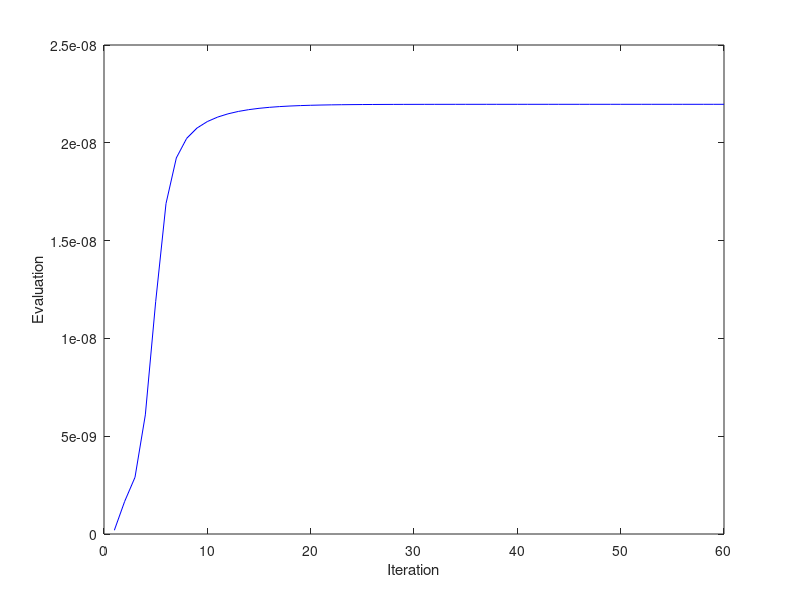

This figure's MATLAB source:
%THIS CODE FILE IS USED TO IMPLEMENT THE PARAMETER LEARNING PROBLEM FOR A HIDDEN
%MARKOV MODEL USING THE BAUM-WELCH EXPECTATION MAXIMIZATION ALGORITHM

%PROBLEM STATEMENT :- TO LEARN PARAMETERS OF A HMM TOWARDS IMPROVED 
%ACCURACY OF OBSERVED CRIMINAL LOCATION REPORTS OVER TIME

close all; % remove all open variables in work-space
clear all; % close all previous figures

%**********LEARNING PROBLEM***********

%Transmission Matrix for location transtions (initially Uniform distribution)
a = [0.5, 0.5; 0.5, 0.5];

%Emission Matrix for location observations
b = [0.4, 0.1, 0.5; 0.1, 0.5, 0.4];

%location matrix
l = {'LA', 'NY', 'NULL'};

%Initial Pi for Priors (Uniform distribution)
pi = [0.5; 0.5];

%Probability Matrix P
P = [1];

%loop condition flag
flag = 0;

%count variable 
count = 0;

%Observations matrix
O = { 'NULL', 'LA', 'LA', 'NULL', 'NY', 'NULL', 'NY', 'NY', 'NY', 'NULL', 'NY', 'NY', 'NY', 'NY', 'NY', 'NULL', 'NULL', 'LA', 'LA', 'NY'};

%****LOOP TILL EVALUATION PROBABILITY CHANGE < EPS OR ITERATIONS >= 100****
while flag<=0 && count < 100

%Matrix at
at = [];

%***FORWARD ESTIMATION***

%Computation for Time Step 1 
for i = 1: size(pi, 1)
    at = [at ; pi(i) * b(i, find(strcmp(l, O(1))))];
end

%Computations for Time Step 2:num_obs
for t = 2:size(O,2)
    
    %matrix for each time step
    at_sub = [];
    
    %for each state i
    for i = 1: size(pi, 1)
            sumA = 0;
            
            %calculate aj(t-1) * aji(t) for all j
            for j = 1:size(pi, 1)
                sumA = sumA + (at(j, t-1) * a(j, i));
            end
            
            %multiply with bik for obs k at time step t
            a1t = b(i, find(strcmp(l, O(t)))) * sumA;
            
            %store results to matrix for each time step
            at_sub = [at_sub ; a1t]; 
    end
    
    %copy to at - matrix for all time steps
    at = [at, at_sub];
end

%Evaluation Probability
P = [P, sum(at(:, size(at, 2)))];

%Initial Matrix beta 
beta = [];
beta = [1; 1];
b1 = [];

%***BACKWARDS PROCEDURE***

%Computation for Time Step Last:Time Step 2 (decrement of -1)
for t = (size(O,2)-1):-1: 1
    
    %matrix for each time step
    b1t = [];
    
    %for each state i
    for i = 1: size(pi, 1)
        sumB = 0;
        
        %calculate betaj(t+1) * aij(t) * b(j, t+1) for all j
        for j = 1:size(pi, 1)
            b1 =  beta(j, 1) * a(i, j) * b(j, find(strcmp(l, O(t+1))));
            sumB = sumB + b1; 
        end
        
        %store results - matrix for each time step
        b1t = [b1t; sumB];
    end
    
    %copy to beta - matrix for all time steps
    beta = [b1t , beta];
end

%*********MAXIMIZATION**********

%****GAMMA CALCULATION****
gamma = [];

%Computation for Time Step 1:num_obs
for t = 1: size(O, 2)
    
    %matrix for each time step
    gammasub = [];
    
    %normalization constant for time step t
    sumG = 0;
    
    %calculate sum of deltaj(t) * betaj(t) for all j - store in sumG
     for j = 1:size(pi, 1)
        sumG = sumG + (at(j, t)*beta(j, t));
    end
    
   %for each state i 
   for i = 1:size(pi, 1)
       
       %calculate deltai(t) * betai(t) normalized by sumG
       gammai = (at(i, t) * beta(i, t))/sumG;
       
       %store results - matrix for each time step
       gammasub = [gammasub; gammai];
   end
   
   %copy to gamma - matrix for all time steps
   gamma = [gamma, gammasub];
end

%****EPSILON CALCULATION****
epsilon = [];

%Computation for Time Step 1:num_obs-1
for t = 1: size(O, 2)-1
    
   %matrix for each time step and each state 
   epsilon_sub = [];
   
   %normalization constant for each step t
   sumE = 0;
   
   %calculate sum of deltak(t) * betak(t) for all k - store in sumE
   for k = 1:size(pi, 1)
            sumE = sumE + at(k, t) * beta(k, t);
   end
   
   %for each state i
   for i = 1:size(pi, 1)
       
       epsiloni = []; 
       
       %calculate deltai(t) * aij * betaj(t+1) * bj(t+1) for all j
       for j = 1:size(pi, 1)
            epsilonij = at(i, t) * a(i, j) * beta(j, t+1) * b(j, find(strcmp(l, O(t+1))));
            epsiloni = [epsiloni, epsilonij/sumE];
       end
       
       %store results - matrix for each time step
       epsilon_sub = [epsilon_sub ; epsiloni];
   end
   
   %copy to epsilon - matrix for all time steps
   epsilon = [epsilon, epsilon_sub];

end

%*****UPDATE PARAMETERS****

%***update priors - pi***
pi = gamma(:, 1);

%***update transition matrix a***

%for each state i
for i = 1:size(pi, 1)
    
    %calculate normalizing constant for Time step t=1:num_obs-1
    normai = sum(gamma(i, :), 2) - gamma(i, end);
    
    %for all i to j
    for j = 1:size(pi, 1)
        sumaij = 0;
        
        %calculate sum(epsilonij(t)) for i,j and for Time step t=1:num_obs-1
        for t= 1:size(O, 2)-1
            sumaij = sumaij+ epsilon(i, (t-1)*2+j);
        end
        
        %store sum/normalizing_constant for i,j in a(i, j)
        a(i, j) = sumaij/normai;
    end    
end

%***update emission matrix b***

%for each state i
for i = 1:size(pi, 1)
    
    %calculate normalizing constant for Time step t=1:num_obs
    normbi = sum(gamma(i, :));
    
    %for all i, j (j here is observation value)
    for j = 1:size(l, 2)
        sumbij = 0;
        
        %calculate sum(gamma(i, t)) for all observations where t==j
        for t= 1:size(O, 2)
                if find(strcmp(O(t), l))==j
                    sumbij = sumbij+ gamma(i, t);
                end
        end
        
        %store sum/normalizing_constant for i,j in b(i, j)
        b(i, j) = sumbij/normbi;
    end    
end

%****TERMINATION CONDITION****
if(abs(P(1, size(P, 2)) - P(1, size(P, 2)-1)) < eps)
    flag = 1;
end

%increment count
count = count+1;

end

%****GRAPH VISUALIZATION OF PROBABILITY VALUES**** - till termination
P_final = P(2:size(P, 2));

hold off;
figure(1);
plot(1:count, P_final, 'b');
xlim([0 size(P_final, 2)]);
hold on;

xlabel('Iteration');
ylabel('Evaluation');

